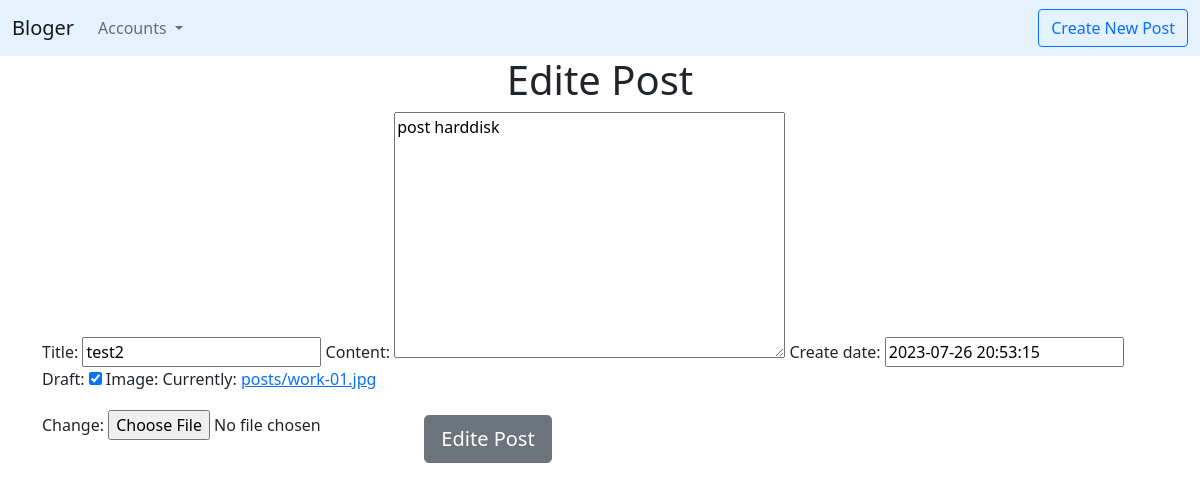
Page /blog/7/edite on the committed database.
### blog/models.py (models this page shows, shortened)
class Post(models.Model):
    title = models.CharField(max_length=100)
    content = models.TextField(max_length=4000)
    create_date = models.DateTimeField(default=timezone.now())
    draft = models.BooleanField(default= True)
    tags = TaggableManager()
    auth = models.ForeignKey(User , on_delete=models.SET_NULL,null=True , blank=True , related_name="post_user")
    image = models.ImageField(upload_to='posts')

### blog/views.py (the view)
# urls.py: path('blog/<int:pk>/edite' , views.EditePost.as_view()),
class EditePost(UpdateView):
    model = Post
    fields = ['title' , 'content' , 'create_date' , 'draft' , 'tags' , 'image']
    success_url = '/blog'
    template_name = 'blog/edite_post.html'

### blog/templates/blog/edite_post.html (shortened to what this page needs)
<!doctype html>
<html lang="en">
  <head>
    <link href="https://cdn.jsdelivr.net/npm/bootstrap@5.0.2/dist/css/bootstrap.min.css" rel="stylesheet">
  </head>
  <body>
    <nav class="navbar navbar-expand-lg navbar-light"  style="background-color: #e3f2fd;">
        <div class="container-fluid">
          <a class="navbar-brand" href="#">Bloger</a>
          <div class="collapse navbar-collapse" id="navbarSupportedContent">
            <ul class="navbar-nav me-auto mb-2 mb-lg-0">
              <li class="nav-item dropdown">
                <a class="nav-link dropdown-toggle" href="#" id="navbarDropdown" role="button" data-bs-toggle="dropdown" aria-expanded="false">
                  Accounts
                </a>
              </li>
            </ul>
              <a  href="/blog/create" class="btn btn-outline-primary" >Create New Post</a>
          </div>
        </div>
      </nav>
      <div class="container " >
    <h1 style="text-align: center"> Edite Post </h1>
    {% load bootstrap %}
    <form method="post" enctype="multipart/form-data" >
        {{ form|bootstrap_horizontal:'col-lg-2' }}
    <input  type="submit" value="Edite Post" class="btn btn-secondary btn-lg mt-4">
    </form>
      </div>
  </body>
</html>

### rows in the picture
Post: title "test2", content "post harddisk", create_date "2023-07-26 20:53:15", draft "☑"
